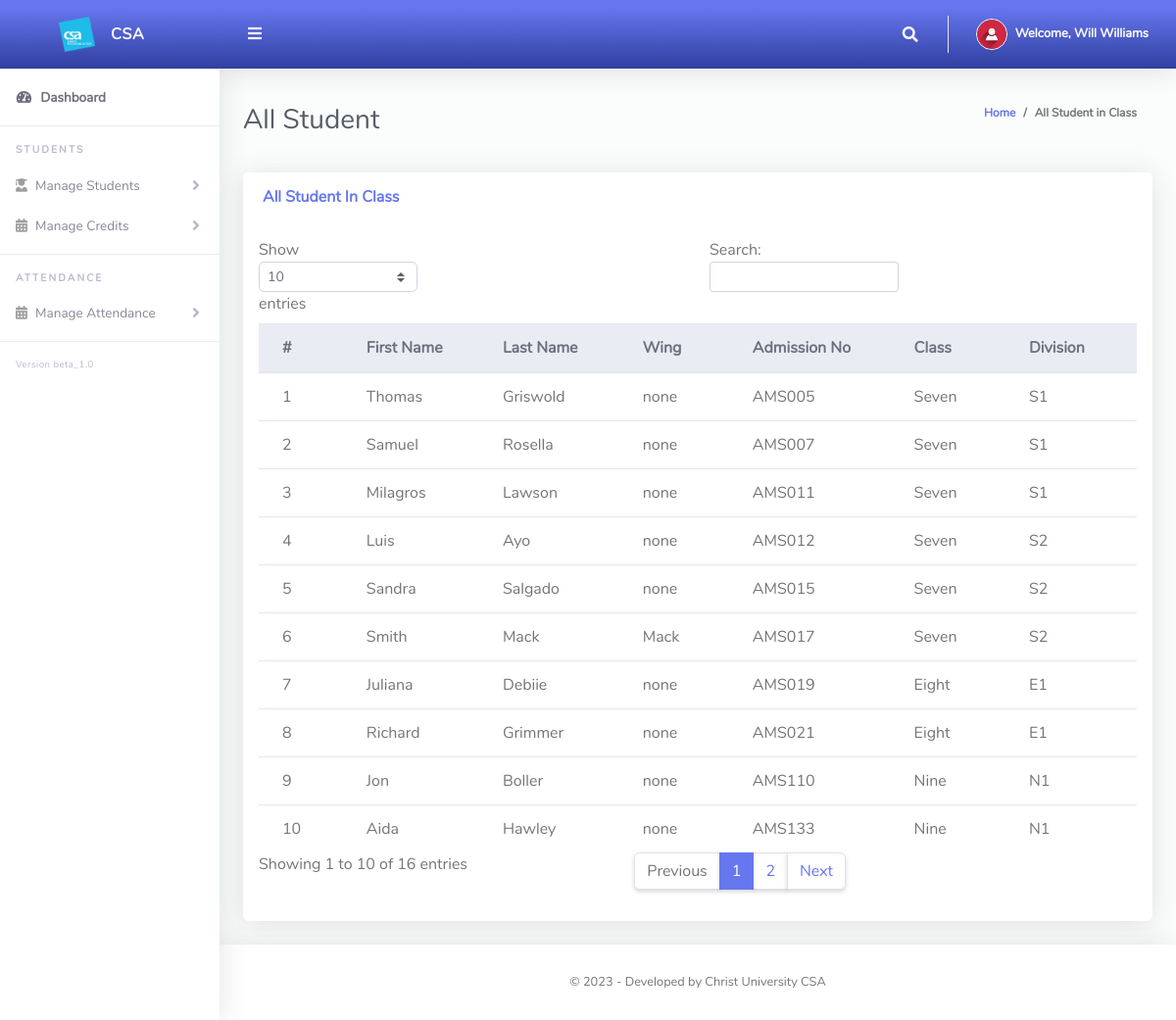
/ClassTeacher/viewStudents.php (signed in), run on the app's committed database.
### tables this page shows
CREATE TABLE `tbleventhead` (
  `Id` int(10) NOT NULL,
  `firstName` varchar(255) NOT NULL,
  `lastName` varchar(255) NOT NULL,
  `emailAddress` varchar(255) NOT NULL,
  `password` varchar(255) NOT NULL,
  `phoneNo` varchar(50) NOT NULL,
  `classId` varchar(10) NOT NULL,
  `classArmId` varchar(10) NOT NULL,
  `dateCreated` varchar(50) NOT NULL
);

CREATE TABLE `tblstudents` (
  `Id` int(10) NOT NULL,
  `firstName` varchar(255) NOT NULL,
  `lastName` varchar(255) NOT NULL,
  `Wing` varchar(255) NOT NULL,
  `admissionNumber` varchar(255) NOT NULL,
  `password` varchar(50) NOT NULL,
  `classId` varchar(10) NOT NULL,
  `classArmId` varchar(10) NOT NULL,
  `dateCreated` varchar(50) NOT NULL
);

CREATE TABLE `tblclass` (
  `Id` int(10) NOT NULL,
  `className` varchar(255) NOT NULL
);

CREATE TABLE `tblclassdivision` (
  `Id` int(10) NOT NULL,
  `classId` varchar(10) NOT NULL,
  `classArmName` varchar(255) NOT NULL,
  `isAssigned` varchar(10) NOT NULL
);

### ClassTeacher/viewStudents.php (the view, shortened to what this page needs)
<?php
include '../Includes/dbcon.php';
?>
<!DOCTYPE html>
<html lang="en">
<head>
  <link href="../vendor/fontawesome-free/css/all.min.css" rel="stylesheet" type="text/css">
  <link href="../vendor/bootstrap/css/bootstrap.min.css" rel="stylesheet" type="text/css">
  <link href="css/ruang-admin.min.css" rel="stylesheet">
</head>
<body id="page-top">
  <div id="wrapper">
      <?php include "Includes/sidebar.php";?>
    <div id="content-wrapper" class="d-flex flex-column">
      <div id="content">
       <?php include "Includes/topbar.php";?>
        <div class="container-fluid" id="container-wrapper">
          <div class="d-sm-flex align-items-center justify-content-between mb-4">
            <h1 class="h3 mb-0 text-gray-800">All Student</h1>
            <ol class="breadcrumb">
              <li class="breadcrumb-item"><a href="./">Home</a></li>
              <li class="breadcrumb-item active" aria-current="page">All Student in Class</li>
            </ol>
          </div>
          <div class="row">
            <div class="col-lg-12">
                 <div class="row">
              <div class="col-lg-12">
              <div class="card mb-4">
                <div class="card-header py-3 d-flex flex-row align-items-center justify-content-between">
                  <h6 class="m-0 font-weight-bold text-primary">All Student In Class</h6>
                </div>
                <div class="table-responsive p-3">
                  <table class="table align-items-center table-flush table-hover" id="dataTableHover">
                    <thead class="thead-light">
                      <tr>
                        <th>#</th>
                        <th>First Name</th>
                        <th>Last Name</th>
                        <th>Wing</th>
                        <th>Admission No</th>
                        <th>Class</th>
                        <th>Division</th>
                      </tr>
                    </thead>
                    <tbody>
                  <?php
                      $query = "SELECT tblstudents.Id,tblclass.className,tblclassdivision.classArmName,tblclassdivision.Id AS classArmId,tblstudents.firstName,
                      tblstudents.lastName,tblstudents.Wing,tblstudents.admissionNumber,tblstudents.dateCreated
                      FROM tblstudents
                      INNER JOIN tblclass ON tblclass.Id = tblstudents.classId
                      INNER JOIN tblclassdivision ON tblclassdivision.Id = tblstudents.classArmId";
                      $rs = $conn->query($query);
                      $num = $rs->num_rows;
                      $sn=0;
                      if($num > 0)
                      {
                        while ($rows = $rs->fetch_assoc())
                          {
                             $sn = $sn + 1;
                            echo"
                              <tr>
                                <td>".$sn."</td>
                                <td>".$rows['firstName']."</td>
                                <td>".$rows['lastName']."</td>
                                <td>".$rows['Wing']."</td>
                                <td>".$rows['admissionNumber']."</td>
                                <td>".$rows['className']."</td>
                                <td>".$rows['classArmName']."</td>
                              </tr>";
                          }
                      }
                      else
                      {
                           echo
                           "<div class='alert alert-danger' role='alert'>
                            No Record Found!
                            </div>";
                      }
                      ?>
                    </tbody>
                  </table>
                </div>
              </div>
            </div>
            </div>
          </div>
        </div>
      </div>
       <?php include "Includes/footer.php";?>
    </div>
  </div>
</body>
</html>

### ClassTeacher/Includes/topbar.php (shortened to what this page needs)
<?php
  $query = "SELECT * FROM tbleventhead WHERE Id = ".$_SESSION['userId']."";
  $rs = $conn->query($query);
  $rows = $rs->fetch_assoc();
  $fullName = $rows['firstName']." ".$rows['lastName'];;
?>
<nav class="navbar navbar-expand navbar-light bg-gradient-primary topbar mb-4 static-top">
          <button id="sidebarToggleTop" class="btn btn-link rounded-circle mr-3">
            <i class="fa fa-bars"></i>
          </button>
          <ul class="navbar-nav ml-auto">
            <li class="nav-item dropdown no-arrow">
              <a class="nav-link dropdown-toggle" href="#" id="searchDropdown" role="button" data-toggle="dropdown"
                aria-haspopup="true" aria-expanded="false">
                <i class="fas fa-search fa-fw"></i>
              </a>
            </li>
            <li class="nav-item dropdown no-arrow">
              <a class="nav-link dropdown-toggle" href="#" id="userDropdown" role="button" data-toggle="dropdown"
                aria-haspopup="true" aria-expanded="false">
                <img class="img-profile rounded-circle" src="img/user-icn.png" style="max-width: 60px">
                <span class="ml-2 d-none d-lg-inline text-white small"><b>Welcome, <?php echo $fullName;?></b></span>
              </a>
            </li>
          </ul>
        </nav>

### data on the page
tbleventhead: fullName "Will Williams"
tblstudents: firstName "Thomas", lastName "Griswold", Wing "none", admissionNumber "AMS005", classId.className "Seven", tblclassdivision.classArmName "S1"
tblstudents: firstName "Samuel", lastName "Rosella", Wing "none", admissionNumber "AMS007", classId.className "Seven", tblclassdivision.classArmName "S1"
tblstudents: firstName "Milagros", lastName "Lawson", Wing "none", admissionNumber "AMS011", classId.className "Seven", tblclassdivision.classArmName "S1"
tblstudents: firstName "Luis", lastName "Ayo", Wing "none", admissionNumber "AMS012", classId.className "Seven", tblclassdivision.classArmName "S2"
tblstudents: firstName "Sandra", lastName "Salgado", Wing "none", admissionNumber "AMS015", classId.className "Seven", tblclassdivision.classArmName "S2"
tblstudents: firstName "Smith", lastName "Mack", Wing "Mack", admissionNumber "AMS017", classId.className "Seven", tblclassdivision.classArmName "S2"
tblstudents: firstName "Juliana", lastName "Debiie", Wing "none", admissionNumber "AMS019", classId.className "Eight", tblclassdivision.classArmName "E1"
tblstudents: firstName "Richard", lastName "Grimmer", Wing "none", admissionNumber "AMS021", classId.className "Eight", tblclassdivision.classArmName "E1"
tblstudents: firstName "Jon", lastName "Boller", Wing "none", admissionNumber "AMS110", classId.className "Nine", tblclassdivision.classArmName "N1"
tblstudents: firstName "Aida", lastName "Hawley", Wing "none", admissionNumber "AMS133", classId.className "Nine", tblclassdivision.classArmName "N1"
